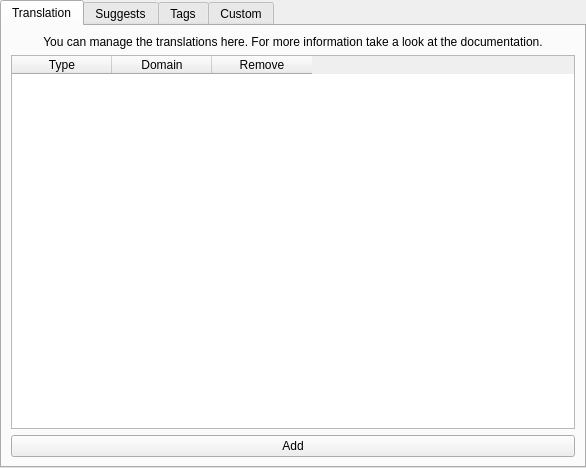
<?xml version="1.0" encoding="UTF-8"?>
<ui version="4.0">
 <class>AdvancedWidget</class>
 <widget class="QWidget" name="AdvancedWidget">
  <property name="geometry">
   <rect>
    <x>0</x>
    <y>0</y>
    <width>586</width>
    <height>468</height>
   </rect>
  </property>
  <property name="windowTitle">
   <string notr="true">AdvancedWidget</string>
  </property>
  <layout class="QVBoxLayout" name="verticalLayout">
   <property name="leftMargin">
    <number>0</number>
   </property>
   <property name="topMargin">
    <number>0</number>
   </property>
   <property name="rightMargin">
    <number>0</number>
   </property>
   <property name="bottomMargin">
    <number>0</number>
   </property>
   <item>
    <widget class="QTabWidget" name="tab_widget">
     <property name="currentIndex">
      <number>0</number>
     </property>
     <widget class="QWidget" name="translation_tab">
      <attribute name="title">
       <string>Translation</string>
      </attribute>
      <layout class="QVBoxLayout" name="verticalLayout_2">
       <item>
        <widget class="QLabel" name="label">
         <property name="text">
          <string>You can manage the translations here. For more information take a look at the documentation.</string>
         </property>
         <property name="alignment">
          <set>Qt::AlignCenter</set>
         </property>
         <property name="wordWrap">
          <bool>true</bool>
         </property>
        </widget>
       </item>
       <item>
        <widget class="QTableWidget" name="translation_table">
         <column>
          <property name="text">
           <string>Type</string>
          </property>
         </column>
         <column>
          <property name="text">
           <string>Domain</string>
          </property>
         </column>
         <column>
          <property name="text">
           <string>Remove</string>
          </property>
         </column>
        </widget>
       </item>
       <item>
        <widget class="QPushButton" name="translation_add_button">
         <property name="text">
          <string>Add</string>
         </property>
        </widget>
       </item>
      </layout>
     </widget>
     <widget class="QWidget" name="suggests_tab">
      <attribute name="title">
       <string>Suggests</string>
      </attribute>
      <layout class="QVBoxLayout" name="verticalLayout_3">
       <item>
        <widget class="QLabel" name="label_2">
         <property name="text">
          <string>If your Sofware suggests other Software, you can add the IDs here</string>
         </property>
         <property name="alignment">
          <set>Qt::AlignCenter</set>
         </property>
         <property name="wordWrap">
          <bool>true</bool>
         </property>
        </widget>
       </item>
       <item>
        <widget class="QListWidget" name="suggests_list">
         <property name="dragDropMode">
          <enum>QAbstractItemView::InternalMove</enum>
         </property>
        </widget>
       </item>
       <item>
        <layout class="QHBoxLayout" name="horizontalLayout">
         <item>
          <widget class="QPushButton" name="suggests_add_button">
           <property name="text">
            <string>Add</string>
           </property>
          </widget>
         </item>
         <item>
          <widget class="QPushButton" name="suggests_edit_button">
           <property name="text">
            <string>Edit</string>
           </property>
          </widget>
         </item>
         <item>
          <widget class="QPushButton" name="suggests_remove_button">
           <property name="text">
            <string>Remove</string>
           </property>
          </widget>
         </item>
        </layout>
       </item>
      </layout>
     </widget>
     <widget class="QWidget" name="tags_tab">
      <attribute name="title">
       <string>Tags</string>
      </attribute>
      <layout class="QVBoxLayout" name="verticalLayout_4">
       <item>
        <widget class="QLabel" name="label_3">
         <property name="text">
          <string>You can edit the tags here. For more information take a look at the documentation.</string>
         </property>
         <property name="alignment">
          <set>Qt::AlignCenter</set>
         </property>
         <property name="wordWrap">
          <bool>true</bool>
         </property>
        </widget>
       </item>
       <item>
        <widget class="QTableWidget" name="tags_table">
         <column>
          <property name="text">
           <string>Namespace</string>
          </property>
         </column>
         <column>
          <property name="text">
           <string>Value</string>
          </property>
         </column>
         <column>
          <property name="text">
           <string>Remove</string>
          </property>
         </column>
        </widget>
       </item>
       <item>
        <widget class="QPushButton" name="tags_add_button">
         <property name="text">
          <string>Add</string>
         </property>
        </widget>
       </item>
      </layout>
     </widget>
     <widget class="QWidget" name="custom_tab">
      <attribute name="title">
       <string>Custom</string>
      </attribute>
      <layout class="QVBoxLayout" name="verticalLayout_5">
       <item>
        <widget class="QLabel" name="label_4">
         <property name="text">
          <string>You can add custom values here. For more information take a look at the documentation.</string>
         </property>
         <property name="alignment">
          <set>Qt::AlignCenter</set>
         </property>
         <property name="wordWrap">
          <bool>true</bool>
         </property>
        </widget>
       </item>
       <item>
        <widget class="QTableWidget" name="custom_table">
         <column>
          <property name="text">
           <string>Key</string>
          </property>
         </column>
         <column>
          <property name="text">
           <string>Value</string>
          </property>
         </column>
         <column>
          <property name="text">
           <string>Remove</string>
          </property>
         </column>
        </widget>
       </item>
       <item>
        <widget class="QPushButton" name="custom_add_button">
         <property name="text">
          <string>Add</string>
         </property>
        </widget>
       </item>
      </layout>
     </widget>
    </widget>
   </item>
  </layout>
 </widget>
 <resources/>
 <connections/>
</ui>
